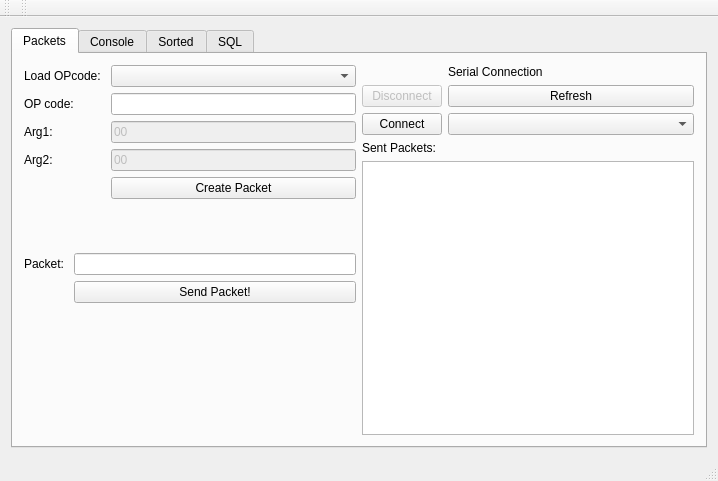
<?xml version="1.0" encoding="UTF-8"?>
<ui version="4.0">
 <class>MainWindow</class>
 <widget class="QMainWindow" name="MainWindow">
  <property name="geometry">
   <rect>
    <x>0</x>
    <y>0</y>
    <width>718</width>
    <height>481</height>
   </rect>
  </property>
  <property name="windowTitle">
   <string>Train Rec</string>
  </property>
  <widget class="QWidget" name="centralWidget">
   <layout class="QHBoxLayout" name="horizontalLayout">
    <item>
     <widget class="QTabWidget" name="tabWidget">
      <property name="currentIndex">
       <number>0</number>
      </property>
      <widget class="QWidget" name="tab_packets">
       <attribute name="title">
        <string>Packets</string>
       </attribute>
       <layout class="QHBoxLayout" name="horizontalLayout_2">
        <item>
         <layout class="QVBoxLayout" name="verticalLayout">
          <item>
           <layout class="QFormLayout" name="formLayout">
            <property name="fieldGrowthPolicy">
             <enum>QFormLayout::AllNonFixedFieldsGrow</enum>
            </property>
            <item row="0" column="0">
             <widget class="QLabel" name="label_loadOP">
              <property name="text">
               <string>Load OPcode: </string>
              </property>
             </widget>
            </item>
            <item row="0" column="1">
             <widget class="QComboBox" name="comboBox_opcodes"/>
            </item>
            <item row="1" column="0">
             <widget class="QLabel" name="label_opcode">
              <property name="text">
               <string>OP code: </string>
              </property>
             </widget>
            </item>
            <item row="1" column="1">
             <widget class="QLineEdit" name="lineEdit_opcode">
              <property name="maxLength">
               <number>2</number>
              </property>
             </widget>
            </item>
            <item row="2" column="0">
             <widget class="QLabel" name="label_arg1">
              <property name="text">
               <string>Arg1: </string>
              </property>
             </widget>
            </item>
            <item row="2" column="1">
             <widget class="QLineEdit" name="lineEdit_arg1">
              <property name="enabled">
               <bool>false</bool>
              </property>
              <property name="text">
               <string>00</string>
              </property>
              <property name="maxLength">
               <number>2</number>
              </property>
             </widget>
            </item>
            <item row="3" column="0">
             <widget class="QLabel" name="label_arg2">
              <property name="text">
               <string>Arg2: </string>
              </property>
             </widget>
            </item>
            <item row="3" column="1">
             <widget class="QLineEdit" name="lineEdit_arg2">
              <property name="enabled">
               <bool>false</bool>
              </property>
              <property name="text">
               <string>00</string>
              </property>
              <property name="maxLength">
               <number>2</number>
              </property>
             </widget>
            </item>
            <item row="4" column="1">
             <widget class="QPushButton" name="pushButton_genPacket">
              <property name="text">
               <string>Create Packet</string>
              </property>
             </widget>
            </item>
           </layout>
          </item>
          <item>
           <layout class="QFormLayout" name="formLayout_3">
            <property name="fieldGrowthPolicy">
             <enum>QFormLayout::AllNonFixedFieldsGrow</enum>
            </property>
            <item row="1" column="0">
             <widget class="QLabel" name="label_packetText">
              <property name="text">
               <string>Packet: </string>
              </property>
             </widget>
            </item>
            <item row="1" column="1">
             <widget class="QLineEdit" name="lineEdit_packet"/>
            </item>
            <item row="2" column="1">
             <widget class="QPushButton" name="pushButton_sendPacket">
              <property name="enabled">
               <bool>true</bool>
              </property>
              <property name="text">
               <string>Send Packet!</string>
              </property>
             </widget>
            </item>
           </layout>
          </item>
         </layout>
        </item>
        <item>
         <layout class="QVBoxLayout" name="verticalLayout_2">
          <item>
           <layout class="QFormLayout" name="formLayout_5">
            <property name="fieldGrowthPolicy">
             <enum>QFormLayout::AllNonFixedFieldsGrow</enum>
            </property>
            <item row="3" column="1">
             <widget class="QLabel" name="label_2">
              <property name="text">
               <string>Serial Connection</string>
              </property>
             </widget>
            </item>
            <item row="4" column="0">
             <widget class="QPushButton" name="pushButton_serialDisconnect">
              <property name="enabled">
               <bool>false</bool>
              </property>
              <property name="text">
               <string>Disconnect</string>
              </property>
             </widget>
            </item>
            <item row="4" column="1">
             <widget class="QPushButton" name="pushButton_serialRefreshList">
              <property name="text">
               <string>Refresh</string>
              </property>
             </widget>
            </item>
            <item row="5" column="0">
             <widget class="QPushButton" name="pushButton_serialConnect">
              <property name="text">
               <string>Connect</string>
              </property>
             </widget>
            </item>
            <item row="5" column="1">
             <widget class="QComboBox" name="comboBox_serialList"/>
            </item>
           </layout>
          </item>
          <item>
           <widget class="QLabel" name="label_sentPackets">
            <property name="text">
             <string>Sent Packets:</string>
            </property>
           </widget>
          </item>
          <item>
           <widget class="QTextBrowser" name="textBrowser_packets"/>
          </item>
         </layout>
        </item>
       </layout>
      </widget>
      <widget class="QWidget" name="tab_console">
       <attribute name="title">
        <string>Console</string>
       </attribute>
       <layout class="QHBoxLayout" name="horizontalLayout_3">
        <item>
         <widget class="QTextBrowser" name="textBrowser_console"/>
        </item>
       </layout>
      </widget>
      <widget class="QWidget" name="tab_sorted">
       <attribute name="title">
        <string>Sorted</string>
       </attribute>
       <layout class="QHBoxLayout" name="horizontalLayout_4">
        <item>
         <widget class="QTextBrowser" name="textBrowser_sorted_b2"/>
        </item>
        <item>
         <widget class="QTextBrowser" name="textBrowser_sorted_a0"/>
        </item>
        <item>
         <widget class="QTextBrowser" name="textBrowser_sorted_e7"/>
        </item>
       </layout>
      </widget>
      <widget class="QWidget" name="tab_2">
       <attribute name="title">
        <string>SQL</string>
       </attribute>
       <layout class="QGridLayout" name="gridLayout">
        <item row="0" column="0">
         <layout class="QHBoxLayout" name="horizontalLayout_25">
          <item>
           <layout class="QVBoxLayout" name="verticalLayout_3">
            <property name="sizeConstraint">
             <enum>QLayout::SetDefaultConstraint</enum>
            </property>
            <item>
             <layout class="QHBoxLayout" name="horizontalLayout_5">
              <item>
               <widget class="QLabel" name="label_hostname">
                <property name="text">
                 <string>Hostname: </string>
                </property>
               </widget>
              </item>
              <item alignment="Qt::AlignLeft">
               <widget class="QLineEdit" name="lineEdit_hostname">
                <property name="text">
                 <string>pavelow.eng.uah.edu</string>
                </property>
               </widget>
              </item>
             </layout>
            </item>
            <item>
             <layout class="QHBoxLayout" name="horizontalLayout_6">
              <item>
               <widget class="QLabel" name="label_port">
                <property name="text">
                 <string>Port: </string>
                </property>
               </widget>
              </item>
              <item alignment="Qt::AlignLeft">
               <widget class="QSpinBox" name="spinBox_port">
                <property name="maximum">
                 <number>99999</number>
                </property>
                <property name="value">
                 <number>33153</number>
                </property>
               </widget>
              </item>
             </layout>
            </item>
            <item>
             <layout class="QHBoxLayout" name="horizontalLayout_7">
              <item>
               <widget class="QLabel" name="label_user">
                <property name="text">
                 <string>User: </string>
                </property>
               </widget>
              </item>
              <item alignment="Qt::AlignLeft">
               <widget class="QLineEdit" name="lineEdit_user">
                <property name="text">
                 <string>root</string>
                </property>
               </widget>
              </item>
             </layout>
            </item>
            <item>
             <layout class="QHBoxLayout" name="horizontalLayout_8">
              <item>
               <widget class="QLabel" name="label_password">
                <property name="text">
                 <string>Password: </string>
                </property>
               </widget>
              </item>
              <item alignment="Qt::AlignLeft">
               <widget class="QLineEdit" name="lineEdit_password">
                <property name="text">
                 <string>cstrapwi</string>
                </property>
               </widget>
              </item>
             </layout>
            </item>
            <item>
             <layout class="QHBoxLayout" name="horizontalLayout_9">
              <item>
               <widget class="QLabel" name="label_database">
                <property name="text">
                 <string>Database: </string>
                </property>
               </widget>
              </item>
              <item alignment="Qt::AlignLeft">
               <widget class="QLineEdit" name="lineEdit_database">
                <property name="text">
                 <string>cpe453</string>
                </property>
               </widget>
              </item>
             </layout>
            </item>
            <item>
             <layout class="QHBoxLayout" name="horizontalLayout_10">
              <item>
               <widget class="QLabel" name="label_schema">
                <property name="text">
                 <string>Schema: </string>
                </property>
               </widget>
              </item>
              <item alignment="Qt::AlignLeft">
               <widget class="QLineEdit" name="lineEdit_schema">
                <property name="enabled">
                 <bool>false</bool>
                </property>
                <property name="text">
                 <string>public</string>
                </property>
               </widget>
              </item>
             </layout>
            </item>
            <item>
             <layout class="QHBoxLayout" name="horizontalLayout_11">
              <item>
               <widget class="QLabel" name="label_table">
                <property name="text">
                 <string>Table: </string>
                </property>
               </widget>
              </item>
              <item alignment="Qt::AlignLeft">
               <widget class="QLineEdit" name="lineEdit_table">
                <property name="enabled">
                 <bool>false</bool>
                </property>
                <property name="text">
                 <string>testsql</string>
                </property>
               </widget>
              </item>
             </layout>
            </item>
           </layout>
          </item>
          <item>
           <widget class="QTextBrowser" name="textBrowser_sql"/>
          </item>
         </layout>
        </item>
        <item row="1" column="0">
         <layout class="QHBoxLayout" name="horizontalLayout_12">
          <item>
           <spacer name="horizontalSpacer_2">
            <property name="orientation">
             <enum>Qt::Horizontal</enum>
            </property>
            <property name="sizeHint" stdset="0">
             <size>
              <width>40</width>
              <height>20</height>
             </size>
            </property>
           </spacer>
          </item>
          <item>
           <widget class="QPushButton" name="pushButton_connect">
            <property name="text">
             <string>Connect</string>
            </property>
           </widget>
          </item>
          <item>
           <spacer name="horizontalSpacer_10">
            <property name="orientation">
             <enum>Qt::Horizontal</enum>
            </property>
            <property name="sizeHint" stdset="0">
             <size>
              <width>40</width>
              <height>20</height>
             </size>
            </property>
           </spacer>
          </item>
          <item>
           <widget class="QPushButton" name="pushButton_disconnect">
            <property name="enabled">
             <bool>false</bool>
            </property>
            <property name="text">
             <string>Disconnect</string>
            </property>
           </widget>
          </item>
          <item>
           <spacer name="horizontalSpacer_9">
            <property name="orientation">
             <enum>Qt::Horizontal</enum>
            </property>
            <property name="sizeHint" stdset="0">
             <size>
              <width>40</width>
              <height>20</height>
             </size>
            </property>
           </spacer>
          </item>
         </layout>
        </item>
        <item row="2" column="0">
         <layout class="QHBoxLayout" name="horizontalLayout_13">
          <item>
           <widget class="QLabel" name="label_query">
            <property name="text">
             <string>SQL Query: </string>
            </property>
           </widget>
          </item>
          <item>
           <widget class="QLineEdit" name="lineEdit_query">
            <property name="enabled">
             <bool>false</bool>
            </property>
            <property name="text">
             <string>SELECT * FROM public.testsql</string>
            </property>
           </widget>
          </item>
          <item>
           <widget class="QPushButton" name="pushButton_runQuery">
            <property name="enabled">
             <bool>false</bool>
            </property>
            <property name="text">
             <string>Run Query</string>
            </property>
           </widget>
          </item>
         </layout>
        </item>
       </layout>
      </widget>
     </widget>
    </item>
   </layout>
  </widget>
  <widget class="QMenuBar" name="menuBar">
   <property name="geometry">
    <rect>
     <x>0</x>
     <y>0</y>
     <width>718</width>
     <height>19</height>
    </rect>
   </property>
  </widget>
  <widget class="QToolBar" name="mainToolBar">
   <attribute name="toolBarArea">
    <enum>TopToolBarArea</enum>
   </attribute>
   <attribute name="toolBarBreak">
    <bool>false</bool>
   </attribute>
  </widget>
  <widget class="QStatusBar" name="statusBar"/>
  <widget class="QToolBar" name="toolBar">
   <property name="windowTitle">
    <string>toolBar</string>
   </property>
   <attribute name="toolBarArea">
    <enum>TopToolBarArea</enum>
   </attribute>
   <attribute name="toolBarBreak">
    <bool>false</bool>
   </attribute>
  </widget>
 </widget>
 <layoutdefault spacing="6" margin="11"/>
 <resources/>
 <connections/>
</ui>
